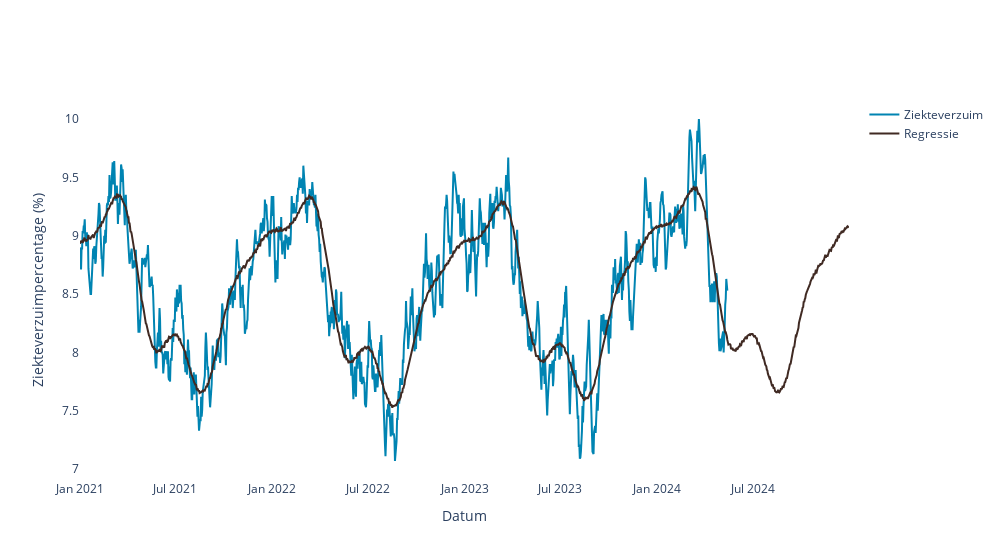

The notebook cell this image was saved under:
### Markdown cell above
#### Voorspel

Als je een model en de (beste) instellingen gevonden hebt, dan rest uiteraard het genereren van de voorspelling. 
Door het draaien van de onderstaande cel wordt een voorspelling gemaakt tot 1 januari 2025.

### Code cell
voorspelling = voorspel(
    data=data,
    voorspellen_tot_datum='2025-01-01'
)

### Figure 1 — Plotly figure (JSON) as saved in the notebook; plotly's stock layout.template omitted (floating-point values rounded to 4 significant figures; data arrays with more than 128 entries replaced by an {"elided": "..."} marker saying what was removed)
{"data": [{"line": {"color": "#0084B2"}, "mode": "lines", "name": "Ziekteverzuim", "type": "scatter", "x": {"elided": "1461 str values"}, "y": {"elided": "1461 float values"}}, {"line": {"color": "#402a23"}, "mode": "lines", "name": "Regressie", "type": "scatter", "x": {"elided": "1461 str values"}, "y": {"elided": "1461 float values"}}], "layout": {"autosize": false, "paper_bgcolor": "white", "plot_bgcolor": "white", "width": 1000, "xaxis": {"title": {"text": "Datum"}}, "yaxis": {"title": {"text": "Ziekteverzuimpercentage (%)"}}}}
